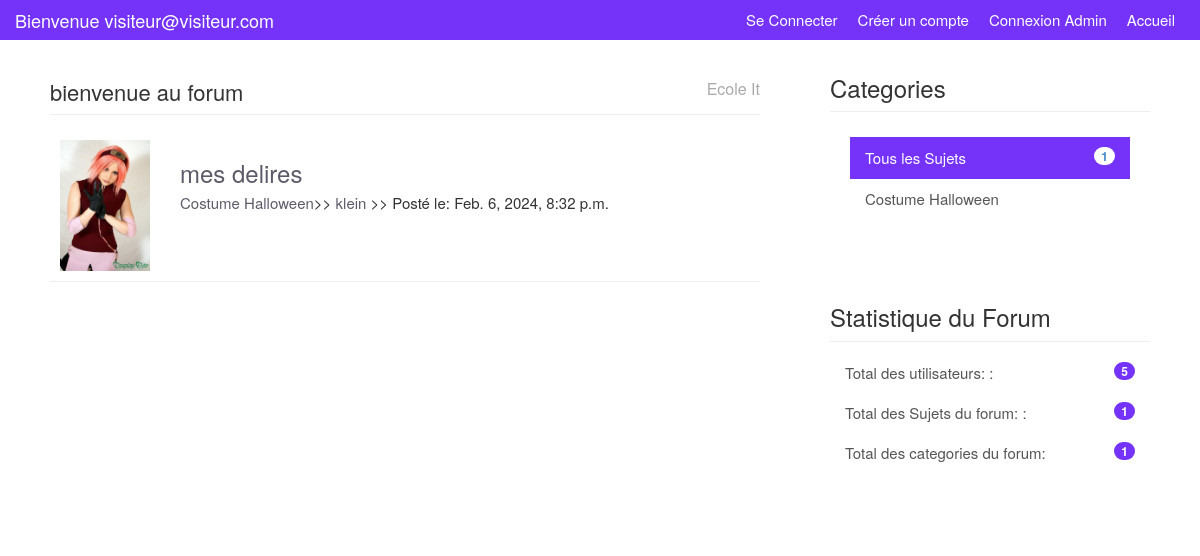
The page / on the database its author committed.
### website/models.py (models this page shows)
class PostMessage(models.Model):
    title = models.CharField(max_length=100)  # Augmentation de la longueur du titre
    message = models.TextField()
    posted_date = models.DateTimeField(auto_now_add=True)  # Utilisation de DateTimeField pour la date et l'heure de publication
    closes = models.BooleanField(default=False)  # Par défaut, le message n'est pas clos
    category = models.ForeignKey(Category, on_delete=models.CASCADE)  # Correction du nom du champ Category en minuscules
    user= models.ForeignKey(Users, on_delete= models.CASCADE)
    avatar = models.ImageField(null=True, blank=True, upload_to='img/')  # Ajout d'un champ pour l'avatar

class Users(models.Model):
    pseudo = models.CharField(max_length=50, unique=True)
    email = models.EmailField()
    password = models.CharField(max_length=100)  # Utilisation de CharField pour le mot de passe
    role = models.CharField(max_length=20, default="User")  # Limiter la longueur du rôle
    avatar = models.ImageField( null=True, blank=True, upload_to='img/')  # Ajout d'un champ pour l'avatar
    activated = models.BooleanField(default=True)  # Par défaut, l'utilisateur n'est pas activé
    birthdate= models.DateField(null=False)
    description= models.TextField(null=False, default='JE suis un membre anonyme du forum')

class Category(models.Model):
    title = models.CharField(max_length=100)  # Augmentation de la longueur du titre
    description = models.TextField()
    added_by = models.ForeignKey(Admins, on_delete=models.CASCADE)  # Renommage du champ addedBy en snake_case

### website/views.py (the view)
# urls.py: path('',views.index, name="accueil"),
def index(request):
    totcat= Category.objects.all().count()
    totpos= PostMessage.objects.all().count()
    totuser= Users.objects.all().count()
    categories= Category.objects.all()
    auth= True
    if not request.session.get('id'):
        auth=False
    me= request.session.get('id')
    try:
         id= Users.objects.get(email=request.session.get("email"))
    except Users.DoesNotExist:
        id={"pseudo":"visiteur@visiteur.com"}
    return render(request,"index.html", context={"postmessage": PostMessage.objects.all(), "totcat":totcat, "totpos":totpos,"totuser":totuser ,"categories":categories,"id":id,"auth":auth,"me":me})

### forum/templates/index.html (shortened to what this page needs)
{% load static %}
<!DOCTYPE html>
<html lang="en">
  <head>
    <link href="{% static 'css/bootstrap.css' %}" rel="stylesheet"/>
    <link href="{% static 'css/custom.css' %}" rel="stylesheet"/.container>
  </head>
  <body id="bd" style="background-image: url('{% static 'img/bg.jpg' %}');">
	<div class="navbar navbar-inverse navbar-fixed-top" role="navigation">
		<div class="container">
		  <div class="navbar-header">
			<a class="navbar-brand" href="{% url 'accueil'  %}">Bienvenue  {{id.pseudo}}</a>
		  </div>
		  <div class="collapse navbar-collapse">
			<ul class="nav navbar-nav navbar-right ">
			  {% if auth %}
				<li class="active nav-item"><a href="{% url 'accueil'  %}">Accueil</a></li>
				<li><a href="{% url 'addtopic' %}">Poser une Question</a></li>
				<li><a href="{% url 'personalProfile' me %}">Mon Profil</a></li>
				<li><a href="{% url 'logoutUser'  %}">Deconnexion</a></li>
			  {% else %}
				<li><a href="{% url 'login'  %}">Se Connecter</a></li>
				<li><a href="{% url 'create'  %}">Créer un compte</a></li>
				<li><a href="{% url 'loginAdmin'  %}">Connexion Admin </a></li>
				<li class="active nav-item"><a href="{% url 'accueil'  %}">Accueil</a></li>
			  {% endif %}
			</ul>
		  </div>
		</div>
	  </div>
    <div class="container">
		<div class="row">
			<div class="col-md-8">
				<div class="main-col">
					<div class="block">
						<h1 class="pull-left">bienvenue au forum </h1>
						<h4 class="pull-right">Ecole It </h4>
						<div class="clearfix"></div>
						<hr>
						<ul id="topics">
							{% if postmessage %}
							{% for post in postmessage %}
							<li class="topic">
							<div class="row">
							<div class="col-md-2">
								<img class="avatar pull-left img-fluid" src="{{ post.user.avatar.url }}" />
							</div>
							<div class="col-md-10">
								<div class="topic-content pull-right">
									<h3><a href="{%url 'topic' id=post.pk %}"> {{post.title}}</a></h3>
									<div class="topic-info">
										<a href="{% url 'categorie' id=post.category.pk %}"> {{post.category.title}}</a>>> <a href="{% url 'profile' id=post.user.pk %}"> {{post.user.pseudo}}</a> >> Posté le: {{post.posted_date}}
									</div>
								</div>
							</div>
						</div>
					</li>
					{% endfor %}
				{% endif %}
						</ul>
					</div>
				</div>
			</div>
			<div class="col-md-4">
				<div class="sidebar">
					<div class="block">
					<h3>Categories
					</h3>
					<div class="list-group block ">
						<a href="#" class="list-group-item active">Tous les Sujets  <span class="badge pull-right">{{totpos}}</span></a>
						{% if categories %}
						{% for cat in categories %}
						<a href="{% url 'categorie' id=cat.pk %}" class="list-group-item">{{ cat.title }}</a>
						{% endfor %}
						{% endif %}
					</div>
					</div>
					<div class="block" style="margin-top: 20px;">
						<h3 class="margin-top: 40px">Statistique du Forum </h3>
						<div class="list-group">
							<a href="" class="list-group-item">Total des utilisateurs: :<span class="color badge pull-right">{{totuser}}</span></a>
							<a href="" class="list-group-item">Total des Sujets du forum: :<span class="color badge pull-right">{{totpos}}</span></a>
							<a href="" class="list-group-item">Total des categories du forum: <span class="color badge pull-right">{{totcat}}</span></a>
						</div>
				    </div>
			    </div>
				</div>
			</div>
		</div>
  </body>
</html>

### website/static/css/custom.css (style rules this page uses)
body { padding-top: 60px; background-image: url('/static/img/bg.jpg'); background-size: cover; font-size:15px; }
a { color:#5c5b69; }
ul { padding:0; margin:0; list-style:none; }
hr { margin:10px 0 15px 0; }
h3 { margin-bottom:5px; }
.navbar { height:40px !important; background:#7532F9; border:0; margin-bottom:30px; }
.navbar-inverse .navbar-nav > li > a, .navbar-inverse .navbar-brand { color:#fff !important; }
.navbar a:hover,.navbar li.active a { background:none !important; }
.navbar-brand { padding:10px 0 0 0; color:#fff; }
.navbar-nav > li > a { padding:10px 10px 0 10px; }
.block { background:#fff; border-radius:5px; padding: 15px 20px; margin-bottom:20px; }
.main-col { overflow:auto; }
.main-col h1 { font-size:22px; margin:5px 0 0 0; padding:0; }
.main-col h4 { font-size:16px; margin:5px 0 0 0; padding:0; color:#aaa; }
.sidebar .block h3 { margin:0 0 10px 0; padding-bottom:10px; border-bottom:#eee solid 1px; }
.topic { border-bottom:#eee solid 1px; margin-bottom:10px; padding:10px; }
.topic-content { width:100%; }
img.avatar { width:100%; }
a.list-group-item.active, a.list-group-item.active:hover, a.list-group-item.active:focus { background:rgb(117, 50, 249); border-radius:0; }
.list-group-item { border:0 }
.color { background-color: rgb(117, 50, 249); color: white; }

### rows shown on the page
PostMessage: user.avatar (picture), title "mes delires", category "Costume Halloween", user.pseudo "klein", posted_date "Feb. 6, 2024, 8:32 p.m."
Category: title "Costume Halloween"

### other values the page prints
{{ id.pseudo }} "visiteur@visiteur.com"
{{ totpos }} "1"
{{ totuser }} "5"
{{ totcat }} "1"
